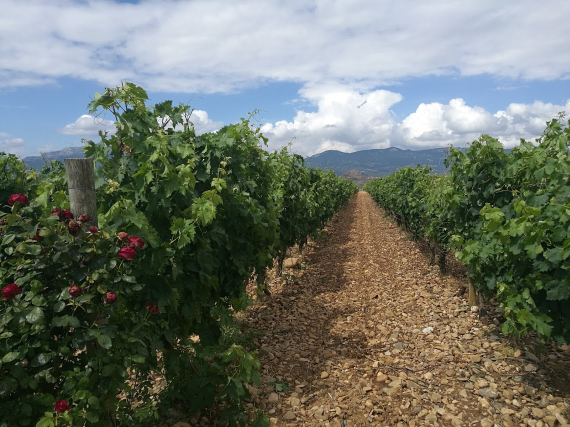
#> input picture originalImages/adventure/BodegaOutside.jpg, 1139 x 854 px (shown at 1/2 size); its folder holds only this picture in this run
$ python imageResizer.py   (older library calls are emulated)
#> lines starting #> are read from the running program, lines starting #| are printed output that depends on the picture
import os
from PIL import Image

if __name__ == "__main__":
    for i in os.listdir("originalImages"):
        print(i)
        for j in os.listdir("originalImages/" + i):
            # print ("\t-" + j)
            fileExtension = j.split('.')[1]
            if fileExtension != "gif":
                imageFile = "originalImages/" + i + "/" + j
                print(imageFile)
                # try:
                originalImg = Image.open(imageFile)
#> originalImg is the input picture: PIL image 1139x854 RGB; mean R, G, B 108.4, 114.5, 103.8
                print(originalImg)
#| <PIL.JpegImagePlugin.JpegImageFile image mode=RGB size=1139x854 at 0x7FADBB500650>
                print(originalImg.size)
#| (1139, 854)
                width = originalImg.size[0]
#> width = 1139
                height = originalImg.size[1]
#> height = 854
                wider = True if (width > height) else False
#> wider = True
                print(height)
#| 854
                if wider:
                    newWidth = 700
                    newHeight = newWidth * (height / width)
#> newHeight = 524.8
                else:
                    newHeight = 700
                    newWidth = newHeight * (width / height)
                smallerImg = originalImg.resize((int(newWidth), int(newHeight)), Image.ANTIALIAS)
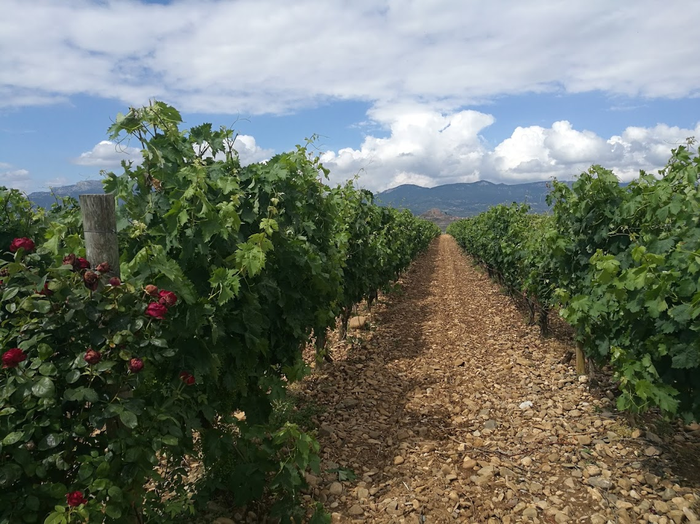
#> smallerImg: PIL image 700x524 RGB; mean R, G, B 108.4, 114.5, 103.8
                if not os.path.exists("images/"):
                    os.makedirs("images/")
                if not os.path.exists("images/" + i):
                    os.makedirs("images/" + i)
                smallerImg.save("images/" + i + "/" + j)
#> pass 2 of the loop `for i in os.listdir("originalImages"):`:
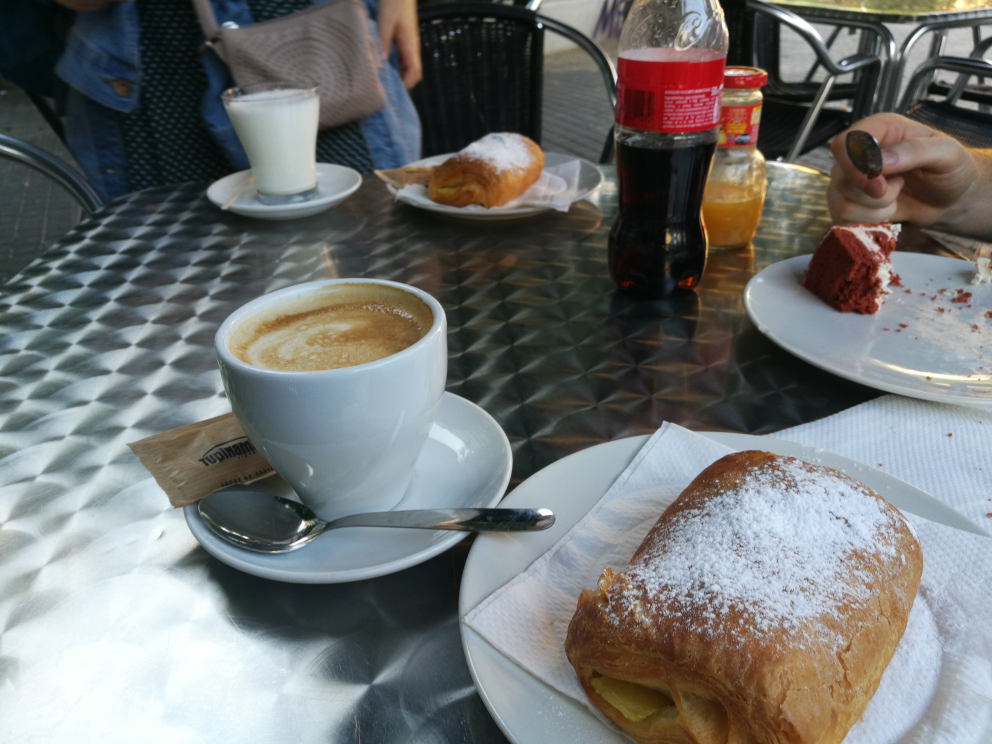
#> input picture originalImages/food/barcelonaCafe.jpg, 3968 x 2976 px (shown at 1/4 size)
#> originalImg is the input picture: PIL image 3968x2976 RGB; mean R, G, B 113.3, 115, 113.9
#| <PIL.JpegImagePlugin.JpegImageFile image mode=RGB size=3968x2976 at 0x7FADBB504590>
#| (3968, 2976)
#| 2976
#> `smallerImg = originalImg.resize((int(newWidth), int(newHeight)), Image..`:
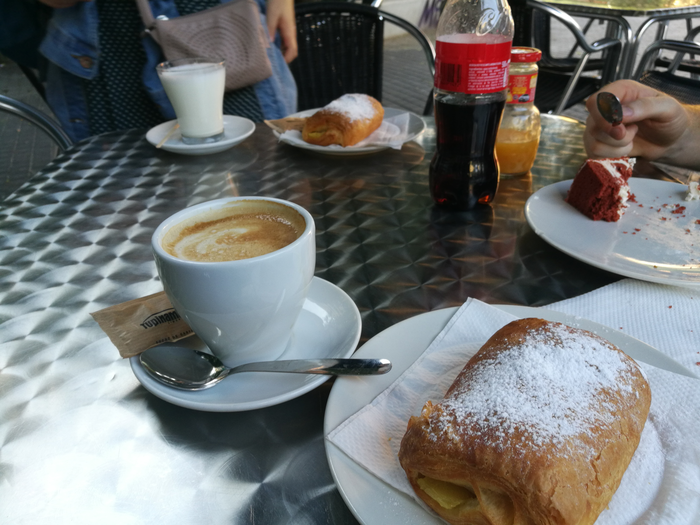
#> smallerImg: PIL image 700x525 RGB; mean R, G, B 113.3, 115, 113.9
            # except:
                # print("Can't load image")
